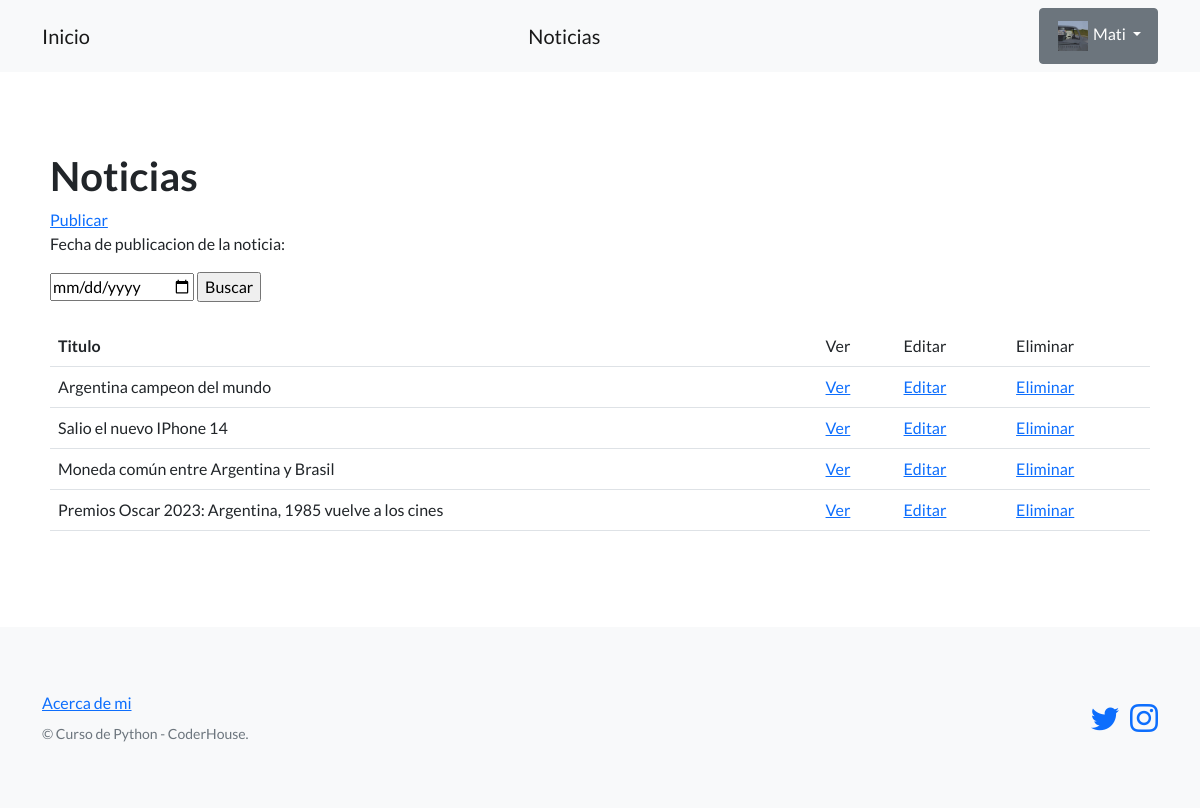
The page /pagina-blog/Noticias/ (signed in) on the database its author committed.
### usuarios/models.py (models this page shows, shortened)
class Avatar(models.Model):
    user = models.OneToOneField(User, on_delete=models.CASCADE, null=True)
    imagen = models.ImageField(upload_to='avatares', null=True, blank=True)

### pagina_blog/models.py (models this page shows, shortened)
class Noticias(models.Model):
    titulo = models.CharField(max_length=256)
    subtitulo = models.CharField(max_length=1000)
    cuerpo = models.CharField(max_length=1000, null=True)
    fecha_publicacion = models.DateField(null=True)
    autor = models.CharField(max_length=64)

### pagina_blog/views.py (the view)
# urls.py: path('Noticias/', listar_noticias, name='listar_noticias'),
@login_required
def listar_noticias(request):
    contexto = {
        'noticias' : Noticias.objects.all()
    }
    return render(
        request = request,
        template_name = 'pagina_blog/lista_noticias.html',
        context = contexto
    )

### pagina_blog/templates/pagina_blog/lista_noticias.html (shortened to what this page needs)
{% extends "pagina_blog/base.html" %}
{% block contenido %}
<h1>Noticias</h1>
<a href="{% url 'publicar_noticias' %}">Publicar</a>
<br>
<form action="{% url 'buscar_noticias' %}" method="post">
    <p>Fecha de publicacion de la noticia:</p>
    <input type="date" name="fecha_publicacion" value='aaa-mm-dd'>
    <input type="submit" value="Buscar">
</form>
<br>
<table class="table">
    <tbody>
        <tr>
            <th>Titulo</th>
            <td>Ver</td>
            <td>Editar</td>
            <td>Eliminar</td>
        </tr>
        {% for noticia in noticias %}
        <tr>
            <td>{{ noticia.titulo }}</td>
            <td>
                <a href="{% url 'ver_noticia' noticia.id %}">Ver</a>
            </td>
            <td>
                <a href="{% url 'editar_noticia' noticia.id%}">Editar</a>
            </td>
            <td>
                <a href="{% url 'eliminar_noticia' noticia.id%}">Eliminar</a>
            </td>
        </tr>
        {% endfor %}
    </tbody>
</table>
{% endblock contenido %}

### pagina_blog/templates/pagina_blog/base.html (shortened to what this page needs)
{% load static %}
<!DOCTYPE html>
<html lang="en">
    <head>
        <link href="https://cdn.jsdelivr.net/npm/bootstrap-icons@1.5.0/font/bootstrap-icons.css" rel="stylesheet" type="text/css" />
        <link href="{% static 'css/styles.css' %}" rel="stylesheet" />
    </head>
    <body>
        <nav class="navbar navbar-light bg-light static-top">
            <div class="container">
                <a class="navbar-brand" href="{% url 'inicio' %}">Inicio</a>
                <a class="navbar-brand" href="{% url 'listar_noticias' %}">Noticias</a>
                {% if user.is_authenticated %}
                <div class="dropdown">
                    <button class="btn btn-secondary dropdown-toggle" type="button" data-bs-toggle="dropdown" aria-expanded="false">
                      <img src="{{ user.avatar.imagen.url }}" width="30" height="30" hspace="2"/>
                      <span>{{ user.username }}</span>
                    </button>
                  </div>
                {% else %}
                <a class="btn btn-secondary" href="{% url 'registro' %}">Registrarse</a>
                <a class="btn btn-primary" href="{% url 'login' %}">Iniciar sesion</a>
                {% endif %}
            </div>
        </nav>
        <section style="padding: 80px 50px;">
            {% block contenido %}
            {% endblock contenido %}
        </section>
        <footer class="footer bg-light">
            <div class="container">
                <div class="row">
                    <div class="col-lg-6 h-100 text-center text-lg-start my-auto">
                        <ul class="list-inline mb-2">
                            <li class="list-inline-item"><a href="{% url 'about' %}">Acerca de mi</a></li>
                        </ul>
                        <p class="text-muted small mb-4 mb-lg-0">&copy; Curso de Python - CoderHouse.</p>
                    </div>
                    <div class="col-lg-6 h-100 text-center text-lg-end my-auto">
                        <ul class="list-inline mb-0">
                            <li class="list-inline-item">
                                <a href="https://twitter.com/mateobuenoo"><i class="bi-twitter fs-3"></i></a>
                            </li>
                            <li class="list-inline-item">
                                <a href="https://www.instagram.com/matubueno/"><i class="bi-instagram fs-3"></i></a>
                            </li>
                        </ul>
                    </div>
                </div>
            </div>
        </footer>
    </body>
</html>

### rows shown on the page
Noticias: titulo "Argentina campeon del mundo"
Noticias: titulo "Salio el nuevo IPhone 14"
Noticias: titulo "Moneda común entre Argentina y Brasil"
Noticias: titulo "Premios Oscar 2023: Argentina, 1985 vuelve a los cines"

### other values the page prints
{{ user.username }} "Mati"
